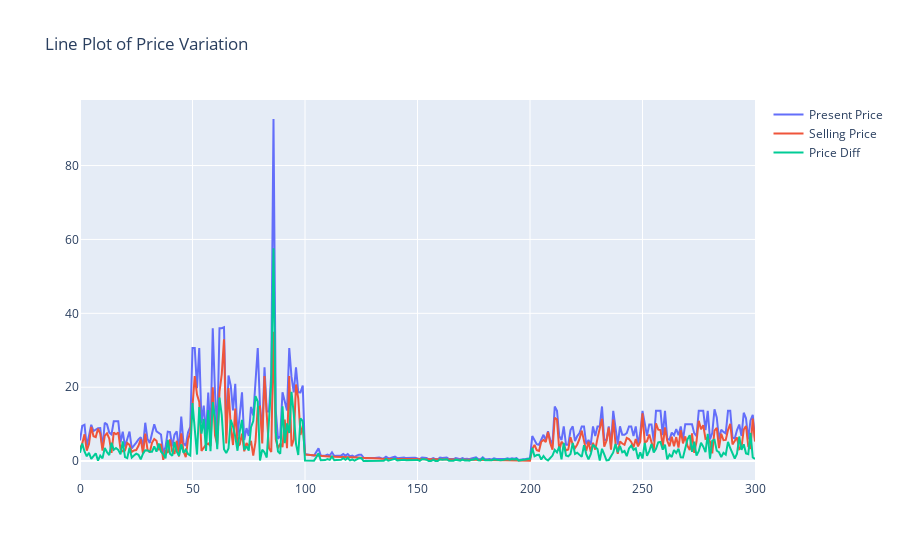

The cell this chart's notebook holds for it:
### Code cell
# Price variation

import plotly.graph_objects as go

fig = go.Figure()
fig.add_trace(go.Scatter(y = raw_data.Present_Price, mode = 'lines', name = 'Present Price'))
fig.add_trace(go.Scatter(y = raw_data.Selling_Price, mode = 'lines', name = 'Selling Price'))
fig.add_trace(go.Scatter(y = raw_data.Price_Diff, mode = 'lines', name = 'Price Diff'))
fig.update_layout(title = 'Line Plot of Price Variation')
fig.show()

### Figure 1 — Plotly figure (JSON) as saved in the notebook; plotly's stock layout.template omitted (floating-point values rounded to 4 significant figures; data arrays with more than 128 entries replaced by an {"elided": "..."} marker saying what was removed)
{"data": [{"mode": "lines", "name": "Present Price", "type": "scatter", "y": {"elided": "301 float values"}}, {"mode": "lines", "name": "Selling Price", "type": "scatter", "y": {"elided": "301 float values"}}, {"mode": "lines", "name": "Price Diff", "type": "scatter", "y": {"elided": "301 float values"}}], "layout": {"title": {"text": "Line Plot of Price Variation"}}}
